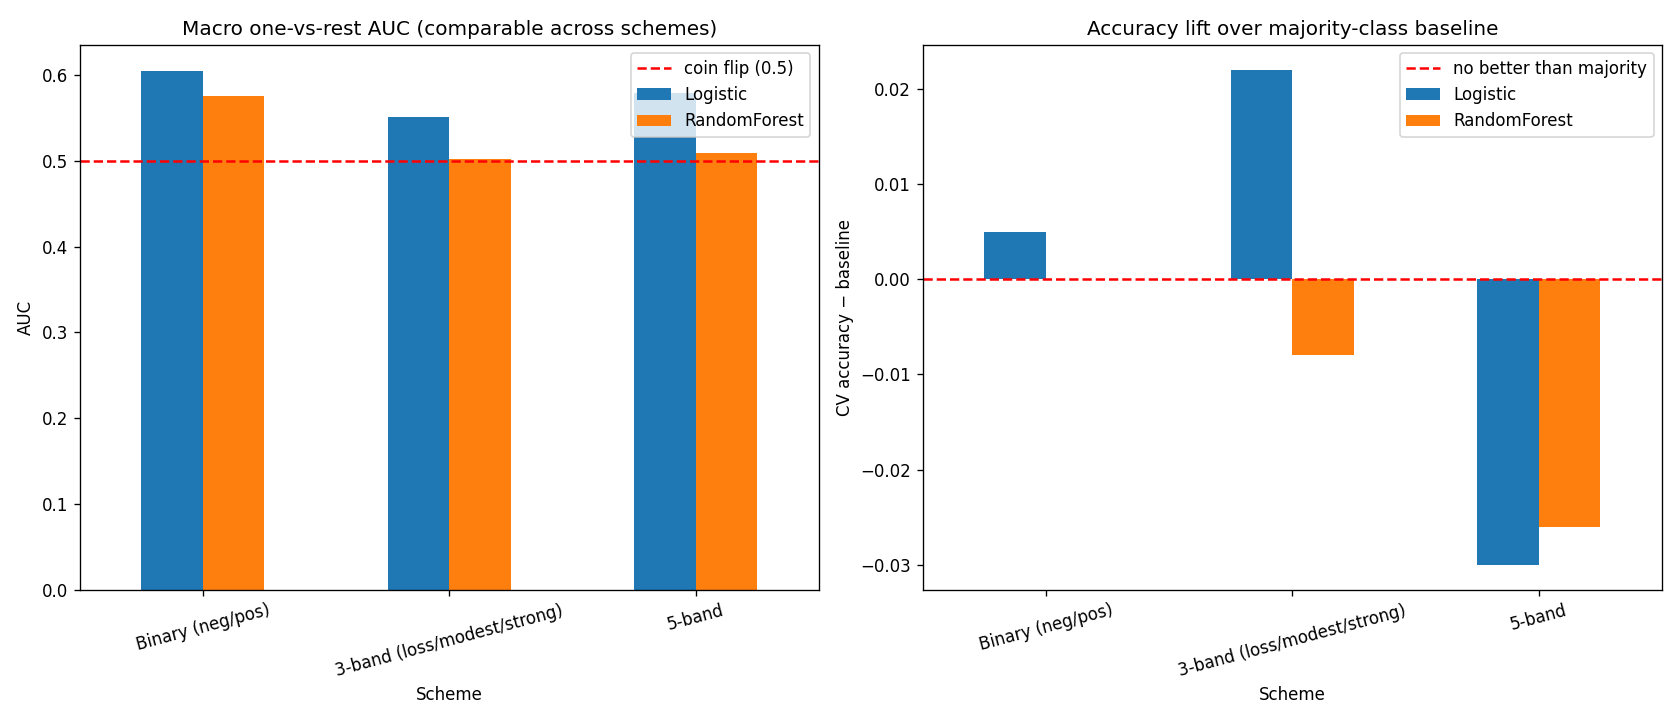

Write Python code to recreate this figure.
"""
Global model comparison across TARGET BANDING schemes.

We hold the (pooled) feature set fixed and vary how the Return_30d target is
discretized, to see which granularity is actually learnable:

  - Binary : neg (<0) / pos (>=0)
  - 3-band : loss (<0) / modest (0-25) / strong (>=25)
  - 5-band : neg / 0-10 / 10-25 / 25-50 / 50+
  - (reference) Regression on raw return %

Accuracy is NOT comparable across schemes (different # classes / baselines), so the
headline metric is macro one-vs-rest AUC (0.5 = coin flip, comparable across schemes)
plus accuracy LIFT over the majority-class baseline and macro-F1.

Models: multinomial Logistic + Random Forest, 5-fold stratified CV.

Outputs:
  banded_global_models.xlsx   - metric table (scheme x model)
  banded_global_models.png    - macro-AUC and accuracy-lift bars
"""

import numpy as np
import pandas as pd
import matplotlib
matplotlib.use("Agg")
import matplotlib.pyplot as plt
from sklearn.ensemble import RandomForestRegressor, RandomForestClassifier
from sklearn.linear_model import LogisticRegression
from sklearn.model_selection import StratifiedKFold, KFold, cross_val_predict, cross_val_score
from sklearn.pipeline import make_pipeline
from sklearn.preprocessing import RobustScaler
from sklearn.metrics import f1_score, roc_auc_score, accuracy_score

RANDOM_STATE = 42

DRIVERS = ["PreIPO_Revenue_Growth", "PreIPO_PAT_Growth", "PreIPO_ROE_pct",
           "PreIPO_ROCE_pct", "PreIPO_Operating_Margin", "PreIPO_DE_pct",
           "PreIPO_Interest_Coverage", "PreIPO_Assets_Turnover",
           "Log_PreIPO_Revenue", "Company_Age_at_IPO", "Log_Issue_Price"]
TARGET = "Return_30d"


def winsorize_clip(s, lo=0.05, hi=0.95):
    return s.clip(s.quantile(lo), s.quantile(hi))


print("Loading...")
feat = pd.read_excel("ipo_preipo_features.xlsx")
for col in DRIVERS:
    if feat[col].isna().any():
        feat[col] = feat[col].fillna(feat[col].median())
for col in ["PreIPO_ROE_pct", "PreIPO_ROCE_pct", "PreIPO_DE_pct",
            "PreIPO_Revenue_Growth", "PreIPO_PAT_Growth"]:
    feat[col] = winsorize_clip(feat[col])
feat = feat.dropna(subset=[TARGET]).copy()

ind_dum = pd.get_dummies(feat["Assigned Industry"], prefix="Ind", drop_first=True)
X = pd.concat([feat[DRIVERS], ind_dum], axis=1).astype(float).values
r = feat[TARGET].values

# ── band definitions ─────────────────────────────────────────────────────────
def to_binary(x):  return (x >= 0).astype(int)
def to_3band(x):
    return np.select([x < 0, x < 25], [0, 1], default=2)
def to_5band(x):
    return np.select([x < 0, x < 10, x < 25, x < 50], [0, 1, 2, 3], default=4)

SCHEMES = {
    "Binary (neg/pos)":            to_binary(r),
    "3-band (loss/modest/strong)": to_3band(r),
    "5-band":                      to_5band(r),
}

skf = StratifiedKFold(n_splits=5, shuffle=True, random_state=RANDOM_STATE)
kf = KFold(n_splits=5, shuffle=True, random_state=RANDOM_STATE)


def macro_auc(model, X, y):
    """OvR macro AUC via cross-validated probabilities (comparable across schemes)."""
    proba = cross_val_predict(model, X, y, cv=skf, method="predict_proba")
    classes = np.unique(y)
    if len(classes) == 2:
        return roc_auc_score(y, proba[:, 1])
    return roc_auc_score(y, proba, multi_class="ovr", average="macro", labels=classes)


rows = []
for scheme, y in SCHEMES.items():
    y = np.asarray(y)
    n_classes = len(np.unique(y))
    baseline_acc = pd.Series(y).value_counts(normalize=True).max()  # majority class

    for mname, model in {
        "Logistic": make_pipeline(RobustScaler(),
                                  LogisticRegression(max_iter=2000, C=0.5)),
        "RandomForest": RandomForestClassifier(n_estimators=400, max_depth=6,
                                               min_samples_leaf=5, random_state=RANDOM_STATE),
    }.items():
        acc = cross_val_score(model, X, y, cv=skf, scoring="accuracy").mean()
        pred = cross_val_predict(model, X, y, cv=skf)
        f1m = f1_score(y, pred, average="macro")
        auc = macro_auc(model, X, y)
        rows.append({
            "Scheme": scheme, "Model": mname, "N_classes": n_classes,
            "Baseline_acc": round(baseline_acc, 3),
            "CV_acc": round(acc, 3),
            "Acc_lift": round(acc - baseline_acc, 3),
            "Macro_F1": round(f1m, 3),
            "Macro_AUC": round(auc, 3),
        })
        print(f"  {scheme:30s} {mname:13s} acc={acc:.3f} (base {baseline_acc:.3f}, "
              f"lift {acc-baseline_acc:+.3f})  F1={f1m:.3f}  AUC={auc:.3f}")

# reference: regression on raw returns
reg = RandomForestRegressor(n_estimators=400, max_depth=6, min_samples_leaf=5,
                            random_state=RANDOM_STATE)
reg_r2 = cross_val_score(reg, X, r, cv=kf, scoring="r2").mean()
print(f"\n  Reference — Regression on raw return %: CV R2={reg_r2:.3f}")

res = pd.DataFrame(rows)
res.to_excel("banded_global_models.xlsx", index=False)

# ── plot ─────────────────────────────────────────────────────────────────────
fig, ax = plt.subplots(1, 2, figsize=(14, 6))
piv_auc = res.pivot(index="Scheme", columns="Model", values="Macro_AUC")
piv_lift = res.pivot(index="Scheme", columns="Model", values="Acc_lift")
order = ["Binary (neg/pos)", "3-band (loss/modest/strong)", "5-band"]
piv_auc = piv_auc.loc[order]; piv_lift = piv_lift.loc[order]

piv_auc.plot(kind="bar", ax=ax[0], rot=15)
ax[0].axhline(0.5, color="red", ls="--", label="coin flip (0.5)")
ax[0].set_title("Macro one-vs-rest AUC (comparable across schemes)")
ax[0].set_ylabel("AUC"); ax[0].legend()

piv_lift.plot(kind="bar", ax=ax[1], rot=15)
ax[1].axhline(0.0, color="red", ls="--", label="no better than majority")
ax[1].set_title("Accuracy lift over majority-class baseline")
ax[1].set_ylabel("CV accuracy − baseline"); ax[1].legend()
plt.tight_layout(); plt.savefig("banded_global_models.png", dpi=120); plt.close()

print("\nSaved: banded_global_models.xlsx, banded_global_models.png")
